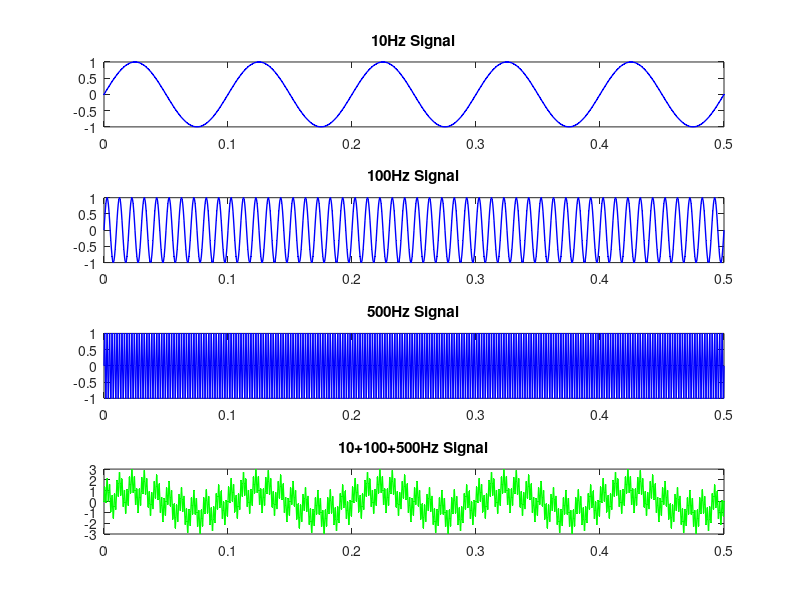

Reproduce this figure in MATLAB.
clc;            %clear command windows all
close all;      %close all figures 
clear;          %erase all existing variables
workspace;      %make sure workspace is showing

%show numbers in a compact form with 5 digit
format long g
format compact

%Set font size
fontSize = 2; 
%------------------------------------------------------
%------------------------------------------------------

%Make 0.5 seconds sampled every 1/2000 of second (2 khz sampling rate)
t = 0 : 1/2000: 0.5;   %interval 1/2000 (2khz)


%define wave parameters  (10Hz)
f1 = 10;  %10Hz
T1 = 1/f1;
amp1 = 1;

%define wave parameters  (100Hz)
f2 = 100;  %100Hz
T2 = 1/f2;
amp2 = 1;

%define wave parameters  (500Hz)
f3 = 500;  %100Hz
T3 = 1/f3;
amp3 = 1;


%Make signal
signal1 = amp1 * sin(2*pi*t/T1);
signal2 = amp2 * sin(2*pi*t/T2);
signal3 = amp3 * sin(2*pi*t/T3);


%Combining the Signals (10 + 100 + 500 Hz)

signal = signal1 + signal2 + signal3; 


%show all signals in a window frame
subplot(4,1,1);
plot(t, signal1, 'b.-', 'LineWidth', 1, 'MarkerSize',1);
title('10Hz Signal');

subplot(4,1,2);
plot(t, signal2, 'b.-', 'LineWidth', 1, 'MarkerSize',1);
title('100Hz Signal');

subplot(4,1,3);
plot(t, signal3, 'b.-', 'LineWidth', 1, 'MarkerSize',1);
title('500Hz Signal');

subplot(4,1,4);
plot(t, signal, 'g.-', 'LineWidth', 1, 'MarkerSize',1);
title('10+100+500Hz Signal');





